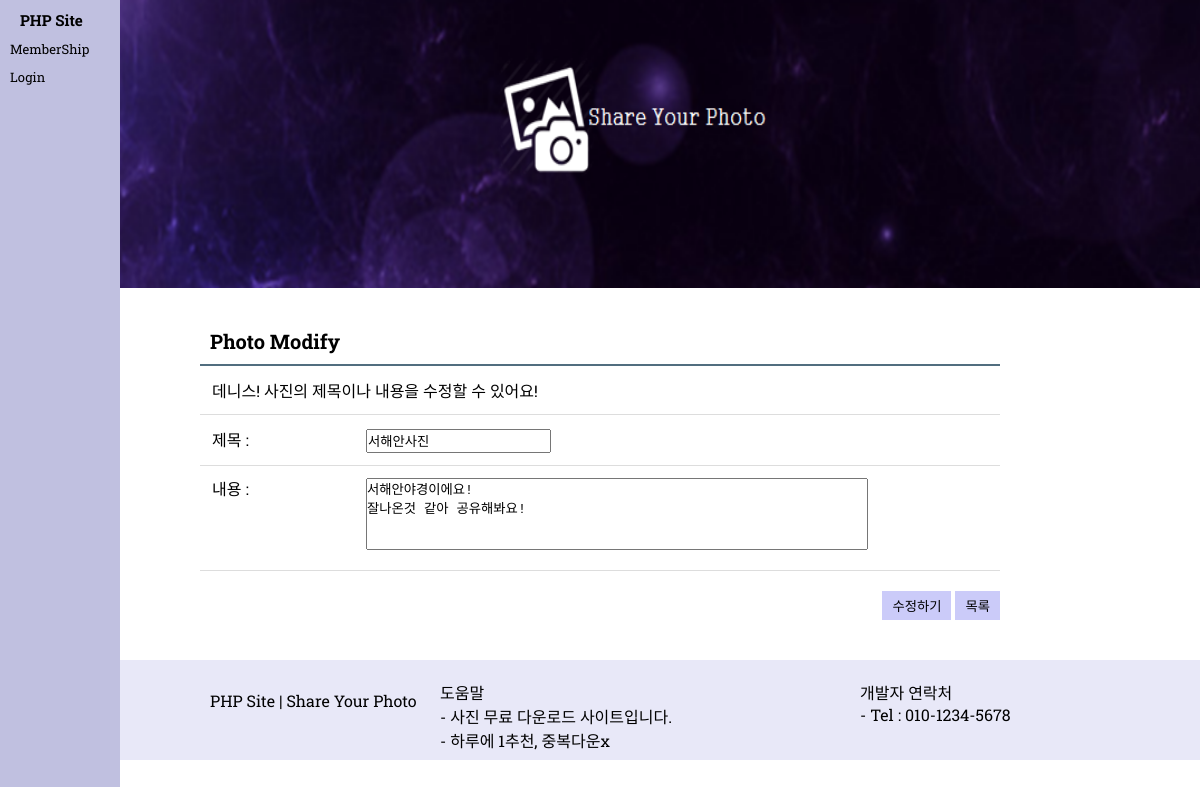
Page /photo_modify_form.php?num=1 on the committed database.
### tables this page shows
CREATE TABLE `members` (
  `num` int(11) NOT NULL,
  `id` char(15) NOT NULL,
  `pass` char(15) NOT NULL,
  `name` char(10) NOT NULL,
  `point` int(11) NULL,
  `recommend_index` int(11) NULL,
  `mylike` char(255) NULL,
  `mydownload` char(255) NULL,
  `myfriends` char(255) NULL,
  `messagefriends` char(255) NULL,
  `recommendfriends` char(255) NULL
);

CREATE TABLE `photos` (
  `num` int(11) NOT NULL,
  `id` char(15) NOT NULL,
  `title` char(15) NOT NULL,
  `content` char(200) NOT NULL,
  `reply` char(255) NULL,
  `fix_reply` int(11) NULL,
  `file_name` char(40) NOT NULL,
  `file_type` char(40) NOT NULL,
  `file_copied` char(40) NOT NULL,
  `hit` int(11) NOT NULL,
  `recommend` int(11) NULL,
  `download_hit` int(11) NOT NULL
);

### photo_modify_form.php (the view, shortened to what this page needs)
<!DOCTYPE html>
<html>
<head>
<link rel="stylesheet" type="text/css" href="./css/index_style.css?good">
<link rel="stylesheet" type="text/css" href="./css/photo.css?good">
</head>
<body>
<header>
    <?php include "header.php";?>
</header>
<section>
   	<div id="photo_box">
	    <h3 id="board_title">
	    		Photo Modify
		</h3>
<?php
	$num  = $_GET["num"];
	$page = $_GET["page"];
	$con = mysqli_connect("localhost:3307", "root", "", "phpsitedb");
	$sql = "select * from photos where num=$num";
	$result = mysqli_query($con, $sql);
	$row = mysqli_fetch_array($result);
	$id       = $row["id"];
	$subject    = $row["title"];
	$content    = $row["content"];
    $sql_name = "select * from members where id='$id'";
    $result_name = mysqli_query($con, $sql_name);
    $row_name = mysqli_fetch_array($result_name);
?>
	    <form  name="photo_form" method="post" action="photo_modify.php?num=<?=$num?>&page=<?=$page?>" enctype="multipart/form-data">
	    	 <ul id="photo_form">
				<li>
					<span><?=$row_name["name"]?>! 사진의 제목이나 내용을 수정할 수 있어요! </span>
				</li>
	    		<li>
	    			<span class="col1">제목 : </span>
	    			<span class="col2"><input name="title" type="text" value="<?=$subject?>"></span>
	    		</li>
	    		<li id="text_area2">
	    			<span class="col1">내용 : </span>
	    			<span class="col2">
	    				<textarea style="resize:none; height:70px;" name="content"><?=$content?></textarea>
	    			</span>
	    		</li>
	    	    </ul>
	    	<ul class="buttons">
				<li><button type="button" onclick="check_input()">수정하기</button></li>
				<li><button type="button" onclick="location.href='photo_list_form.php'">목록</button></li>
			</ul>
	    </form>
	</div>
</section>
<footer>
    <?php include "footer.php";?>
</footer>
</body>
</html>

### css/index_style.css (style rules this page uses)
body { font-family: 'Roboto Slab', serif; }
* { padding: 0; margin: 0; text-decoration: none; list-style: none; color : black; }
body { background: white no-repat center top / 100% auto; }
footer { height: 100px; background-color: #E8E8F8; margin-left: 120px; }

### css/photo.css (style rules this page uses)
#photo_box { position: relative; width: 800px; margin: 0 auto; }
#photo_box h3 { margin-top: 30px; padding: 10px; border-bottom: solid 2px #516e7f; font-size: 20px; }
#photo_form span { display: inline-block; }
#photo_form .col1 { width: 150px; }
#photo_form li { padding: 12px; border-bottom: solid 1px #dddddd; }
#photo_form input { width: 500px; height: 25px; }
#photo_form textarea { width: 500px; height: 150px; }
#photo_form #text_area2 { position: relative; height: 80px; }
#photo_form #text_area2 .col1 { position: absolute; top: 10px; }
#photo_form #text_area2 .col2 { position: absolute; left: 166px; }
#photo_box .buttons { text-align: right; margin: 20px 0 40px 0; }
#photo_box .buttons li { display: inline; }
#photo_box .buttons button { padding: 5px 10px; cursor: pointer; background: #CBCBF9; border: 0; }
#photo_box input { width: 100%; height: 20px; }
#photo_box { width: 800px; margin: 0 auto; }

### rows in the picture
members: name "데니스"
photos: title "서해안사진", content "서해안야경이에요! 잘나온것 같아 공유해봐요!"
